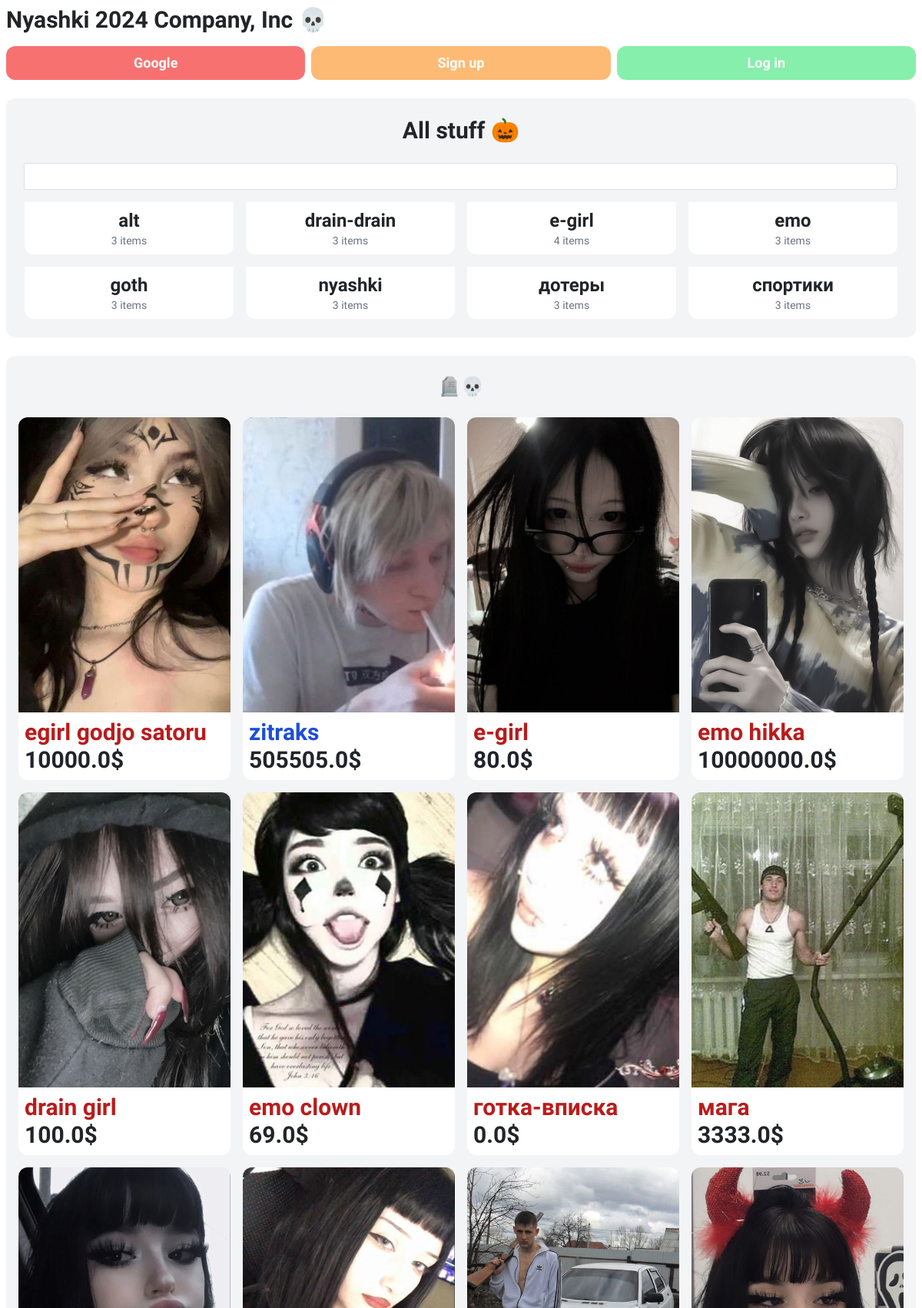
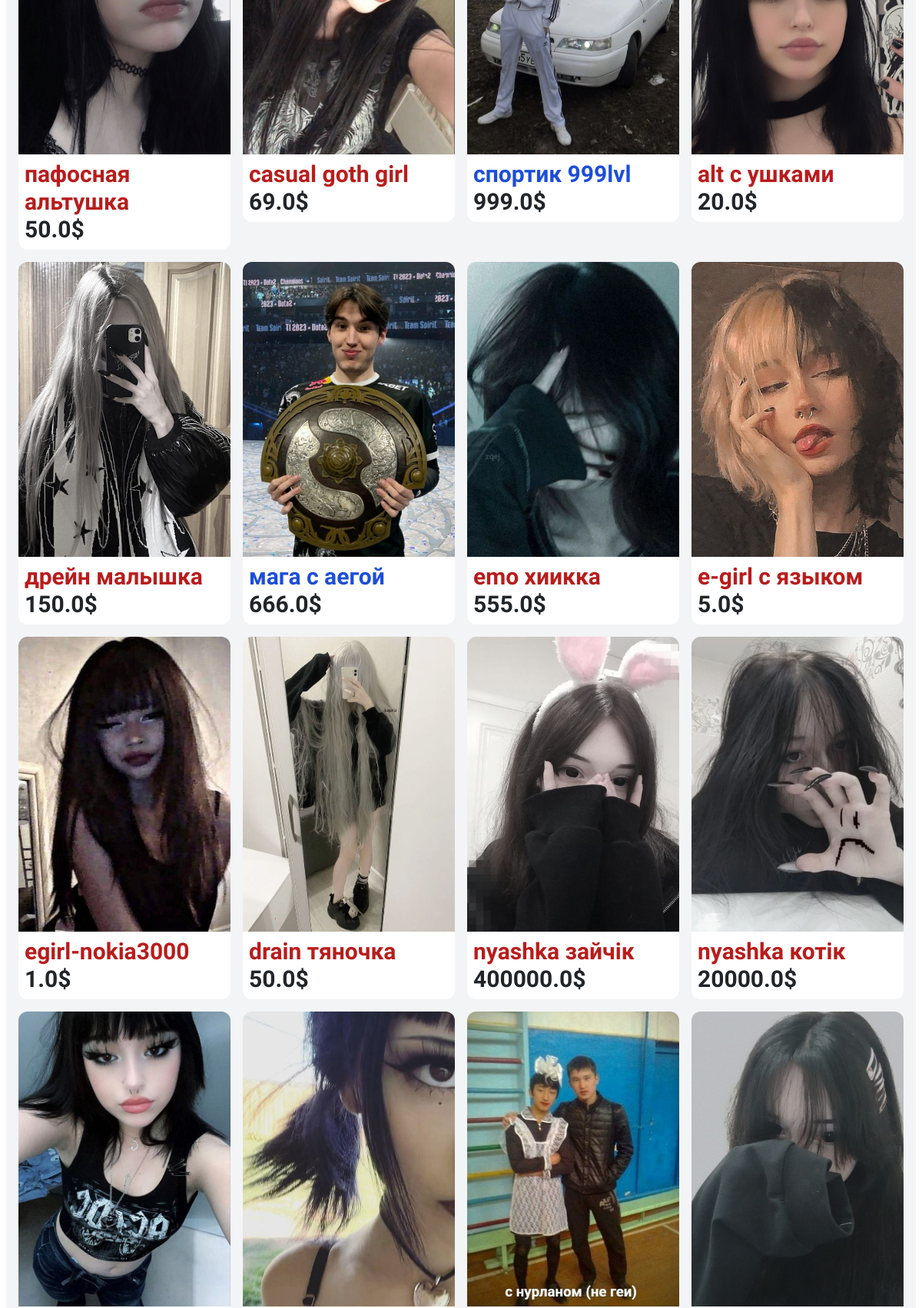
The page / (upper part) on the database its author committed (2 pictures, top to bottom).
### item/models.py (models this page shows, shortened)
class Category(models.Model):
    name = models.CharField(max_length=255)
    class Meta:
        ordering = ('name',)
        verbose_name_plural = 'Categories'

class Item(models.Model):
    category = models.ForeignKey(Category, related_name='items', on_delete=models.CASCADE)
    name = models.CharField(max_length=255)
    description = models.TextField(blank=True, null=True)
    price = models.FloatField()
    image = models.ImageField(upload_to='item_images', blank=True, null=True)
    is_sold = models.BooleanField(default=False)
    created_at = models.DateTimeField(auto_now_add=True)
    users = models.ManyToManyField(User, related_name='items', blank=True)
    gender = models.CharField(max_length=1, choices=gender_choice)
    comments = models.ManyToManyField(Comment)

### core/views.py (the view)
# urls.py: path('', views.index, name='index'),
def index(request):
    items = Item.objects.filter(is_sold=False)
    categories = Category.objects.all()
    gender = ''
    if "gender" not in request.session:
        gender = 'ALL'
    else:
        gender = request.session["gender"]
    if gender != 'ALL':
        items = items.filter(gender=gender)
    return render(request, 'core/index.html', {
        'categories': categories,
        'items': sorted(items, key=lambda x: random.random()),
        'name_category' : '🪦💀',
        'gender': gender,
        'show_login': True
    })

### core/templates/core/index.html (shortened to what this page needs)
{% extends 'core/base.html' %}
{% block content %}
    <div class="mt-4 px-6 py-4 bg-gray-100 rounded-xl dark:bg-zinc-500">
        <h2 class="mb-4 text-3xl text-center font-semibold dark:text-white"><a href="/"> All stuff 🎃</a></h2>
        <form method="get" action="{% url 'item:items' %}">
            <div class="input-group mb-3">
                {%if query%}
                    <input name="query" type="text" class="form-control" autofocus value="{{query}}">
                {%else%}
                    <input name="query" type="text" class="form-control" autofocus>
                {%endif%}
              </div>
        </form>
        <div class="grid grid-cols-2 md:grid-cols-4 gap-3">
            {% for category in categories %}
                <div>
                    <a href="{% url 'core:category' category.id %}">
                        <div class="p-2 bg-white rounded-b-xl text-center dark:text-black">
                            <h2 class="text-md md:text-2xl font-semibold">{{ category.name }}</h2>
                            <p class="text-gray-500 text-sm">{{ category.items.count }} items</p>
                        </div>
                    </a>
                </div>
            {% endfor %}
        </div>
    </div>
    <div class="md:mt-6 mt-4 px-3 md:px-6 md:py-12 py-4 bg-gray-100 rounded-xl dark:bg-zinc-500" id="target-element">
        <h2 class="md:mb-12 mb-4 text-2xl text-center font-semibold">{{ name_category }}</h2>
        <div class="grid grid-cols-2 md:grid-cols-4 gap-3">
            {% for item in items %}
                <div>
                    <a href="{% url 'item:detail' item.id %}">
                        {% if item.gender == 'W'%}
                            {% if item.image.url %}
                            <div class="bg-image hover-overlay hover-zoom ">
                                <img src="{{ item.image.url }}" class="rounded-t-xl object-cover w-full md:h-96 h-40">
                            </div>
                            {% endif %}
                        {% else %}
                            {% if item.image.url %}
                            <div class="bg-image hover-overlay hover-zoom ">
                                <img src="{{ item.image.url }}" class="rounded-t-xl object-cover w-full md:h-96 h-40">
                            </div>
                            {% endif %}
                        {% endif %}
                        <div class="p-2 bg-white rounded-b-xl">
                                {% if item.gender == 'M'%}
                                <h2 class="md:text-3xl text-md text-blue-700 font-semibold">{{ item.name }}</h2>
                                {% else %}
                                <h2 class="md:text-3xl text-md text-red-700 font-semibold">{{ item.name }}</h2>
                                {% endif %}
                            <strong><p class="text-md md:text-3xl font-semibold">{{ item.price }}$</p></strong>
                        </div>
                    </a>
                </div>
            {% endfor %}
        </div>
    </div>
{% endblock %}

### static/core/css/main.css (style rules this page uses)
body { font-family: Comfortaa; }

### rows shown on the page
Category: name "alt", items.count "3"
Category: name "drain-drain", items.count "3"
Category: name "e-girl", items.count "4"
Category: name "emo", items.count "3"
Category: name "goth", items.count "3"
Category: name "nyashki", items.count "3"
Category: name "дотеры", items.count "3"
Category: name "спортики", items.count "3"
Item: image (picture), name "egirl godjo satoru", price "10000.0"
Item: image (picture), name "zitraks", price "505505.0"
Item: image (picture), name "e-girl", price "80.0"
Item: image (picture), name "emo hikka", price "10000000.0"
Item: image (picture), name "drain girl", price "100.0"
Item: image (picture), name "emo clown", price "69.0"
Item: image (picture), name "готка-вписка", price "0.0"
Item: image (picture), name "мага", price "3333.0"
Item: image (picture), name "пафосная альтушка", price "50.0"
Item: image (picture), name "casual goth girl", price "69.0"
Item: image (picture), name "спортик 999lvl", price "999.0"
Item: image (picture), name "alt с ушками", price "20.0"
Item: image (picture), name "дрейн малышка", price "150.0"
Item: image (picture), name "мага с аегой", price "666.0"
Item: image (picture), name "emo хиикка", price "555.0"
Item: image (picture), name "e-girl с языком", price "5.0"
Item: image (picture), name "egirl-nokia3000", price "1.0"
Item: image (picture), name "drain тяночка", price "50.0"
Item: image (picture), name "nyashka зайчiк", price "400000.0"
Item: image (picture), name "nyashka котiк", price "20000.0"
Item: image (picture)
Item: image (picture)
Item: image (picture)
Item: image (picture)

### other values the page prints
{{ name_category }} "🪦💀"
